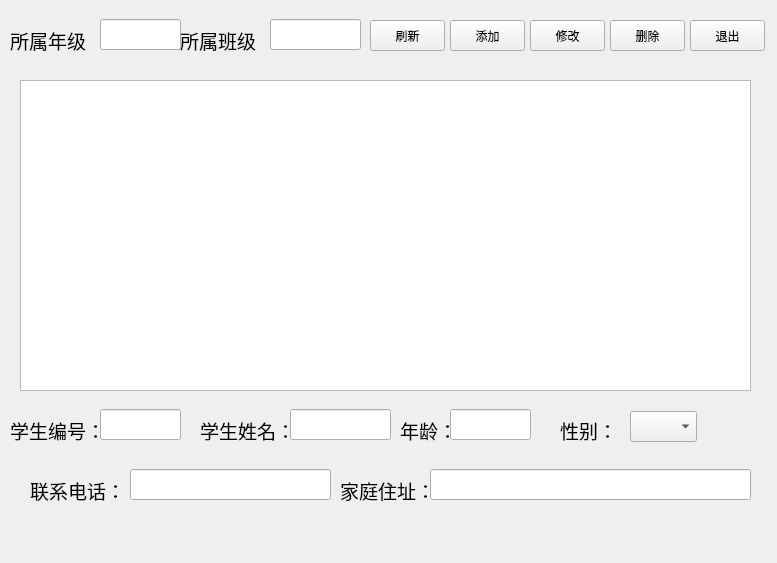
<?xml version="1.0" encoding="UTF-8"?>
<ui version="4.0">
 <class>MainWindow</class>
 <widget class="QMainWindow" name="MainWindow">
  <property name="geometry">
   <rect>
    <x>0</x>
    <y>0</y>
    <width>777</width>
    <height>563</height>
   </rect>
  </property>
  <property name="windowTitle">
   <string>学生信息管理</string>
  </property>
  <widget class="QWidget" name="centralwidget">
   <widget class="QLabel" name="label">
    <property name="geometry">
     <rect>
      <x>10</x>
      <y>30</y>
      <width>81</width>
      <height>21</height>
     </rect>
    </property>
    <property name="font">
     <font>
      <pointsize>14</pointsize>
     </font>
    </property>
    <property name="text">
     <string>所属年级：</string>
    </property>
   </widget>
   <widget class="QLabel" name="label_2">
    <property name="geometry">
     <rect>
      <x>180</x>
      <y>30</y>
      <width>81</width>
      <height>21</height>
     </rect>
    </property>
    <property name="font">
     <font>
      <pointsize>14</pointsize>
     </font>
    </property>
    <property name="text">
     <string>所属班级：</string>
    </property>
   </widget>
   <widget class="QPushButton" name="pushButton">
    <property name="geometry">
     <rect>
      <x>370</x>
      <y>20</y>
      <width>75</width>
      <height>31</height>
     </rect>
    </property>
    <property name="text">
     <string>刷新</string>
    </property>
   </widget>
   <widget class="QPushButton" name="pushButton_2">
    <property name="geometry">
     <rect>
      <x>450</x>
      <y>20</y>
      <width>75</width>
      <height>31</height>
     </rect>
    </property>
    <property name="text">
     <string>添加</string>
    </property>
   </widget>
   <widget class="QPushButton" name="pushButton_3">
    <property name="geometry">
     <rect>
      <x>530</x>
      <y>20</y>
      <width>75</width>
      <height>31</height>
     </rect>
    </property>
    <property name="text">
     <string>修改</string>
    </property>
   </widget>
   <widget class="QPushButton" name="pushButton_4">
    <property name="geometry">
     <rect>
      <x>610</x>
      <y>20</y>
      <width>75</width>
      <height>31</height>
     </rect>
    </property>
    <property name="text">
     <string>删除</string>
    </property>
   </widget>
   <widget class="QPushButton" name="pushButton_5">
    <property name="geometry">
     <rect>
      <x>690</x>
      <y>20</y>
      <width>75</width>
      <height>31</height>
     </rect>
    </property>
    <property name="text">
     <string>退出</string>
    </property>
   </widget>
   <widget class="QLineEdit" name="lineEdit">
    <property name="geometry">
     <rect>
      <x>100</x>
      <y>19</y>
      <width>81</width>
      <height>31</height>
     </rect>
    </property>
   </widget>
   <widget class="QLineEdit" name="lineEdit_2">
    <property name="geometry">
     <rect>
      <x>270</x>
      <y>19</y>
      <width>91</width>
      <height>31</height>
     </rect>
    </property>
   </widget>
   <widget class="QTableView" name="tableView">
    <property name="geometry">
     <rect>
      <x>20</x>
      <y>80</y>
      <width>731</width>
      <height>311</height>
     </rect>
    </property>
   </widget>
   <widget class="QLabel" name="label_3">
    <property name="geometry">
     <rect>
      <x>10</x>
      <y>420</y>
      <width>91</width>
      <height>21</height>
     </rect>
    </property>
    <property name="font">
     <font>
      <pointsize>14</pointsize>
     </font>
    </property>
    <property name="text">
     <string>学生编号：</string>
    </property>
   </widget>
   <widget class="QLabel" name="label_4">
    <property name="geometry">
     <rect>
      <x>200</x>
      <y>420</y>
      <width>91</width>
      <height>21</height>
     </rect>
    </property>
    <property name="font">
     <font>
      <pointsize>14</pointsize>
     </font>
    </property>
    <property name="text">
     <string>学生姓名：</string>
    </property>
   </widget>
   <widget class="QLabel" name="label_5">
    <property name="geometry">
     <rect>
      <x>400</x>
      <y>420</y>
      <width>51</width>
      <height>21</height>
     </rect>
    </property>
    <property name="font">
     <font>
      <pointsize>14</pointsize>
     </font>
    </property>
    <property name="text">
     <string>年龄：</string>
    </property>
   </widget>
   <widget class="QLabel" name="label_6">
    <property name="geometry">
     <rect>
      <x>560</x>
      <y>420</y>
      <width>51</width>
      <height>21</height>
     </rect>
    </property>
    <property name="font">
     <font>
      <pointsize>14</pointsize>
     </font>
    </property>
    <property name="text">
     <string>性别：</string>
    </property>
   </widget>
   <widget class="QLabel" name="label_7">
    <property name="geometry">
     <rect>
      <x>30</x>
      <y>480</y>
      <width>91</width>
      <height>21</height>
     </rect>
    </property>
    <property name="font">
     <font>
      <pointsize>14</pointsize>
     </font>
    </property>
    <property name="text">
     <string>联系电话：</string>
    </property>
   </widget>
   <widget class="QLabel" name="label_8">
    <property name="geometry">
     <rect>
      <x>340</x>
      <y>480</y>
      <width>91</width>
      <height>21</height>
     </rect>
    </property>
    <property name="font">
     <font>
      <pointsize>14</pointsize>
     </font>
    </property>
    <property name="text">
     <string>家庭住址：</string>
    </property>
   </widget>
   <widget class="QLineEdit" name="lineEdit_3">
    <property name="geometry">
     <rect>
      <x>100</x>
      <y>409</y>
      <width>81</width>
      <height>31</height>
     </rect>
    </property>
   </widget>
   <widget class="QLineEdit" name="lineEdit_4">
    <property name="geometry">
     <rect>
      <x>290</x>
      <y>409</y>
      <width>101</width>
      <height>31</height>
     </rect>
    </property>
   </widget>
   <widget class="QLineEdit" name="lineEdit_5">
    <property name="geometry">
     <rect>
      <x>450</x>
      <y>409</y>
      <width>81</width>
      <height>31</height>
     </rect>
    </property>
   </widget>
   <widget class="QComboBox" name="comboBox">
    <property name="geometry">
     <rect>
      <x>630</x>
      <y>411</y>
      <width>67</width>
      <height>31</height>
     </rect>
    </property>
   </widget>
   <widget class="QLineEdit" name="lineEdit_6">
    <property name="geometry">
     <rect>
      <x>130</x>
      <y>469</y>
      <width>201</width>
      <height>31</height>
     </rect>
    </property>
   </widget>
   <widget class="QLineEdit" name="lineEdit_7">
    <property name="geometry">
     <rect>
      <x>430</x>
      <y>469</y>
      <width>321</width>
      <height>31</height>
     </rect>
    </property>
   </widget>
  </widget>
  <widget class="QMenuBar" name="menubar">
   <property name="geometry">
    <rect>
     <x>0</x>
     <y>0</y>
     <width>777</width>
     <height>22</height>
    </rect>
   </property>
  </widget>
 </widget>
 <resources/>
 <connections/>
</ui>
